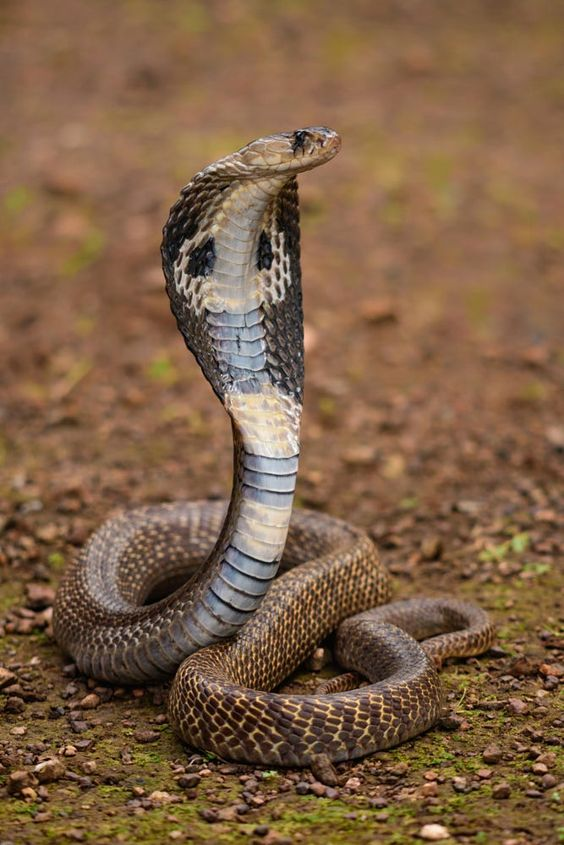
#> input picture python_pic.jpg, 564 x 845 px
$ jupyter execute 20180314.ipynb   (older library calls are emulated)
#> lines starting #> are read from the running program, lines starting #| are printed output that depends on the picture
[cell 1]
from skimage import io

[cell 2]
img1=io.imread('python_pic.jpg', as_grey=True)
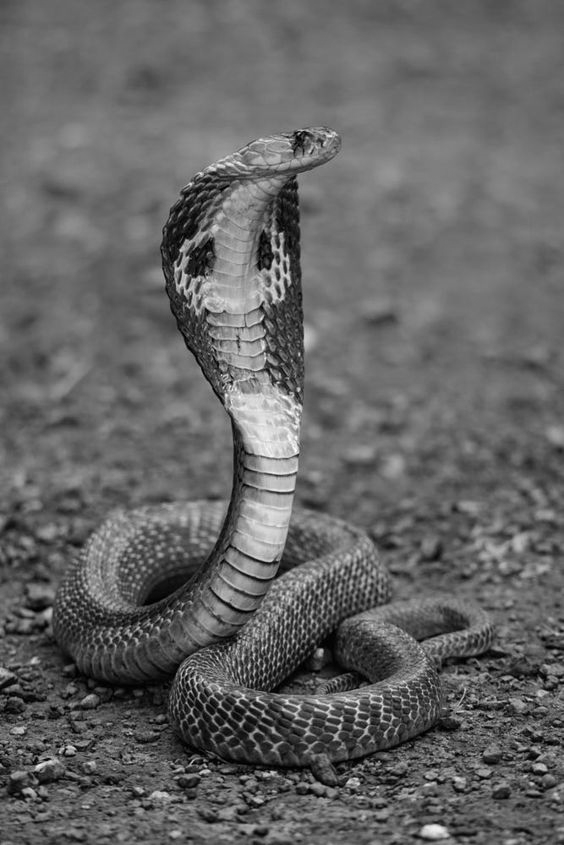
#> img1: shape (845, 564) float64; min 0, max 0.999, mean 0.398

[cell 3]
print(type(img1))
#| <class 'numpy.ndarray'>

[cell 4]
print(img1.shape)
#| (845, 564)

$ run again, with mt.jpg copied over python_pic.jpg
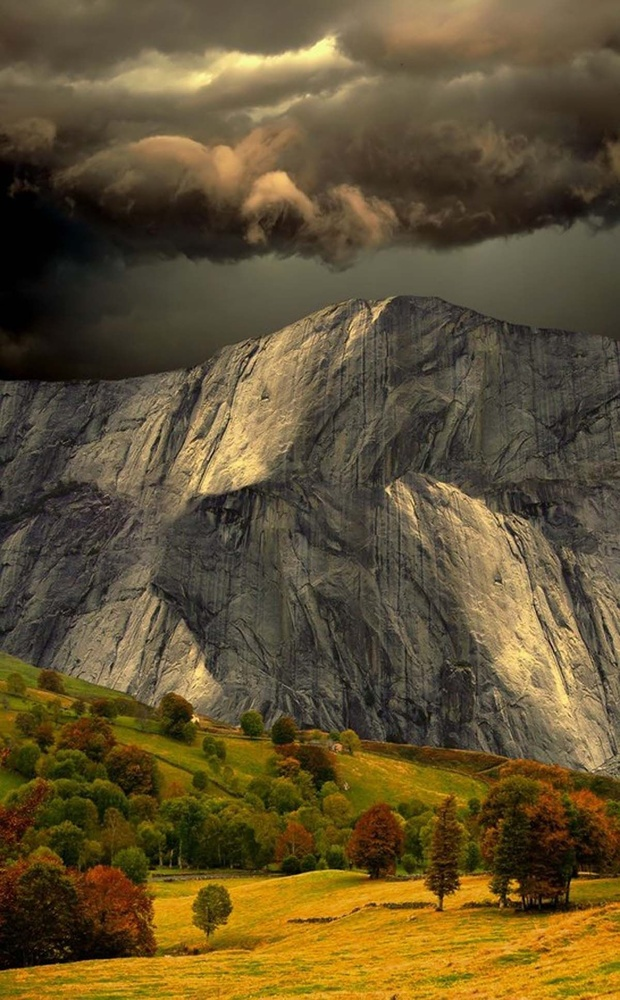
#> input picture mt.jpg, 620 x 1000 px, shrunk from 1200 x 1934 before the run
#> `img1=io.imread('python_pic.jpg', as_grey=True)`:
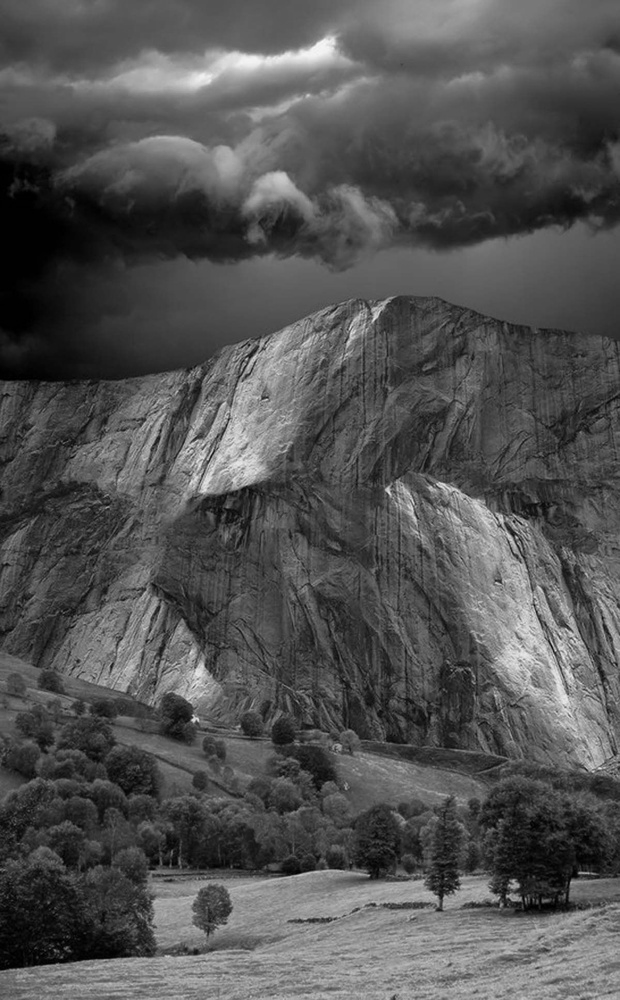
#> img1: shape (1000, 620) float64; min 0, max 0.973, mean 0.327
#| <class 'numpy.ndarray'>
#| (1000, 620)
